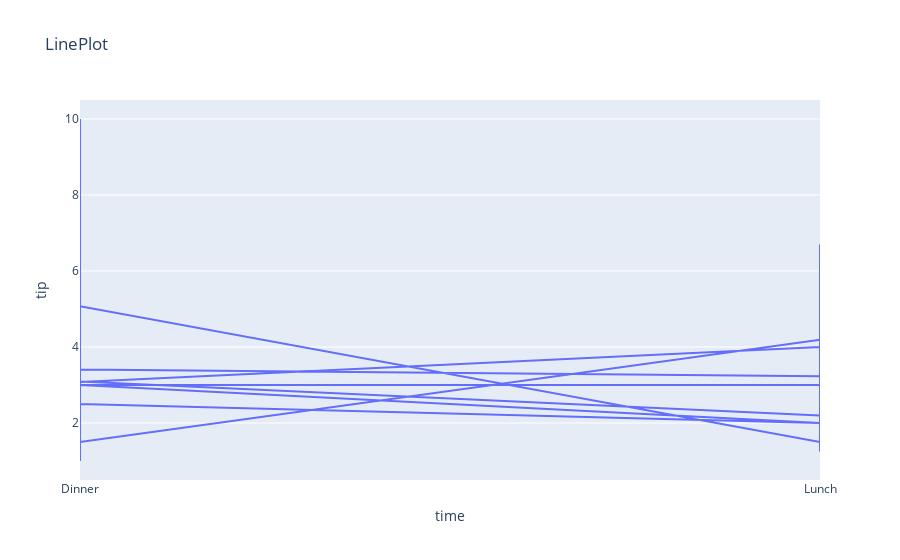

Notebook source saved alongside this figure:
### Code cell
#Line Plot
fig= px.line(df,x='time',y='tip',title= 'LinePlot')
fig.show()

### Figure 1 — Plotly figure (JSON) as saved in the notebook; plotly's stock layout.template omitted (floating-point values rounded to 4 significant figures; data arrays with more than 128 entries replaced by an {"elided": "..."} marker saying what was removed)
{"data": [{"hovertemplate": "time=%{x}<br>tip=%{y}<extra></extra>", "legendgroup": "", "line": {"color": "#636efa", "dash": "solid"}, "marker": {"symbol": "circle"}, "mode": "lines", "name": "", "orientation": "v", "showlegend": false, "type": "scatter", "x": {"elided": "244 str values"}, "xaxis": "x", "y": {"elided": "244 float values"}, "yaxis": "y"}], "layout": {"autosize": true, "legend": {"tracegroupgap": 0}, "title": {"text": "LinePlot"}, "xaxis": {"anchor": "y", "autorange": true, "domain": [0, 1], "range": [0, 1], "title": {"text": "time"}, "type": "category"}, "yaxis": {"anchor": "x", "autorange": true, "domain": [0, 1], "range": [0.5, 10.5], "title": {"text": "tip"}, "type": "linear"}}}
